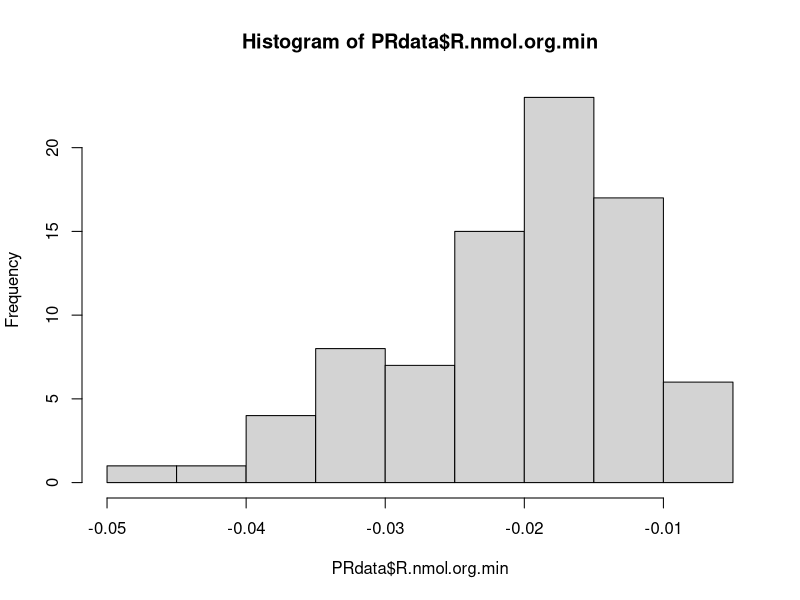
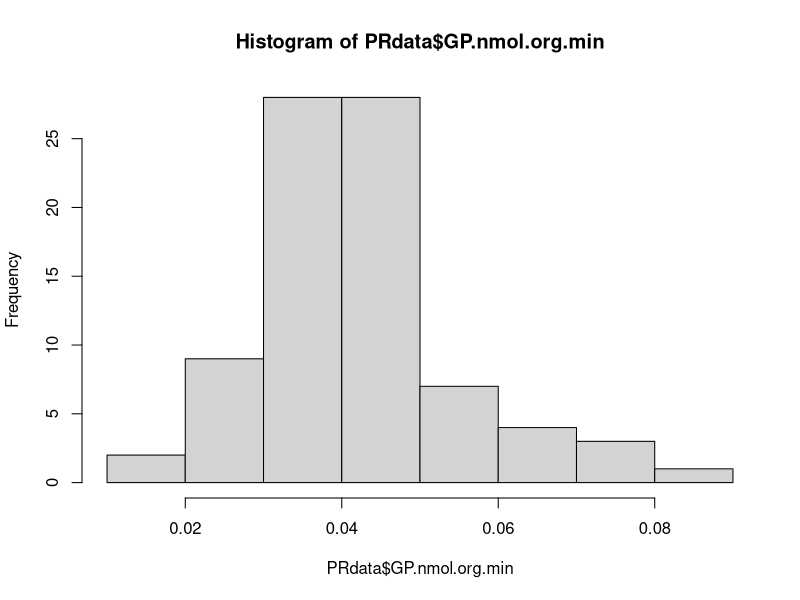
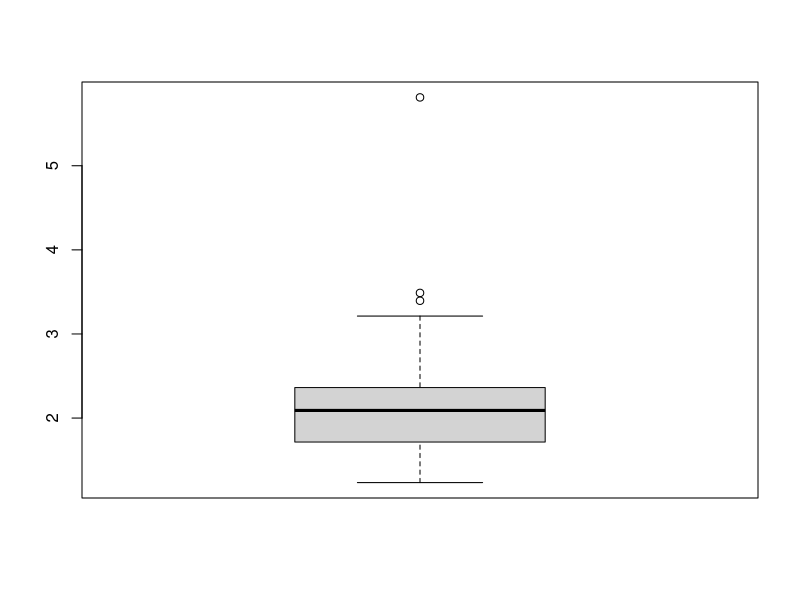
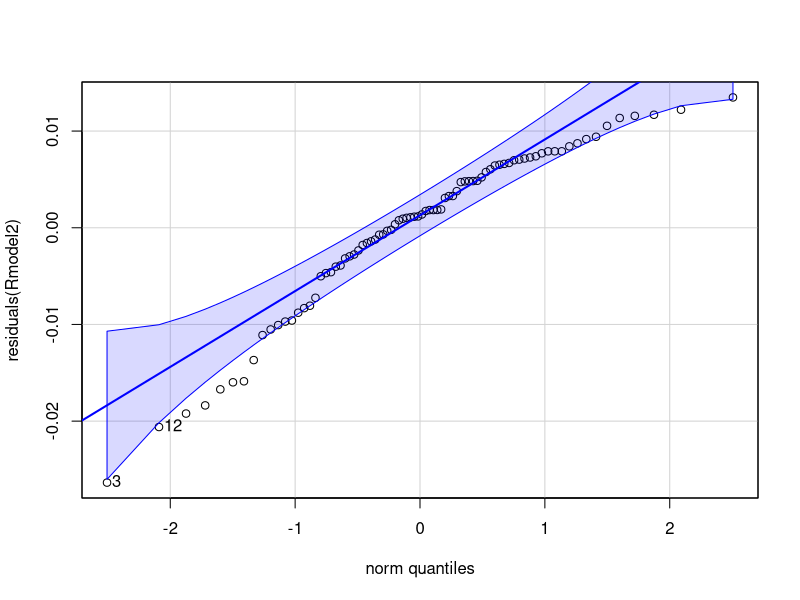
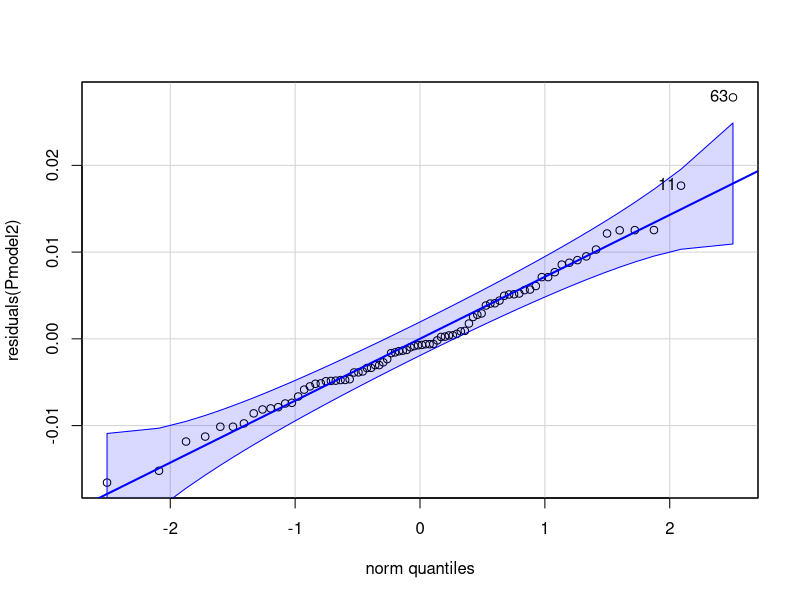
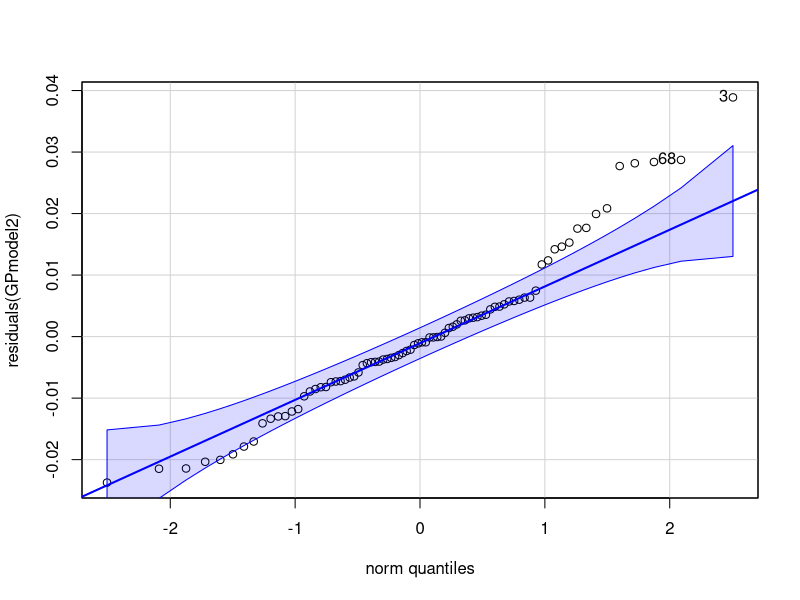
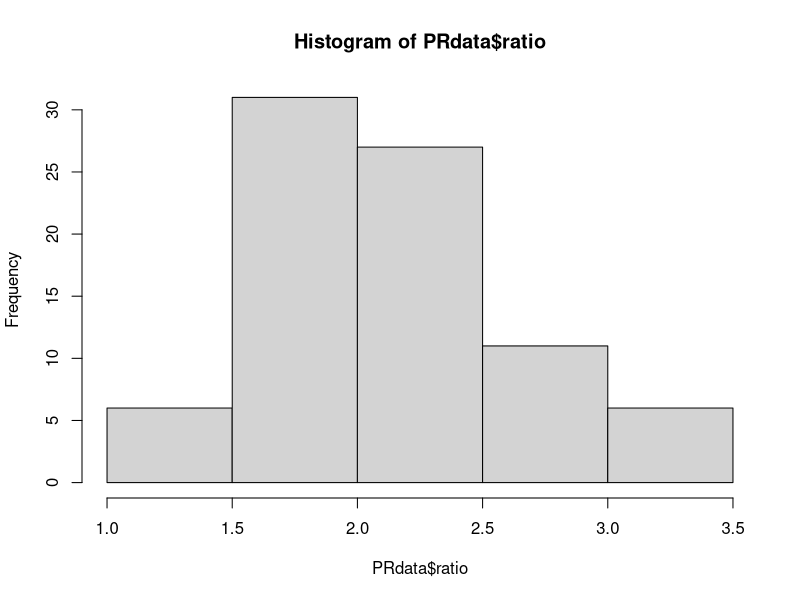
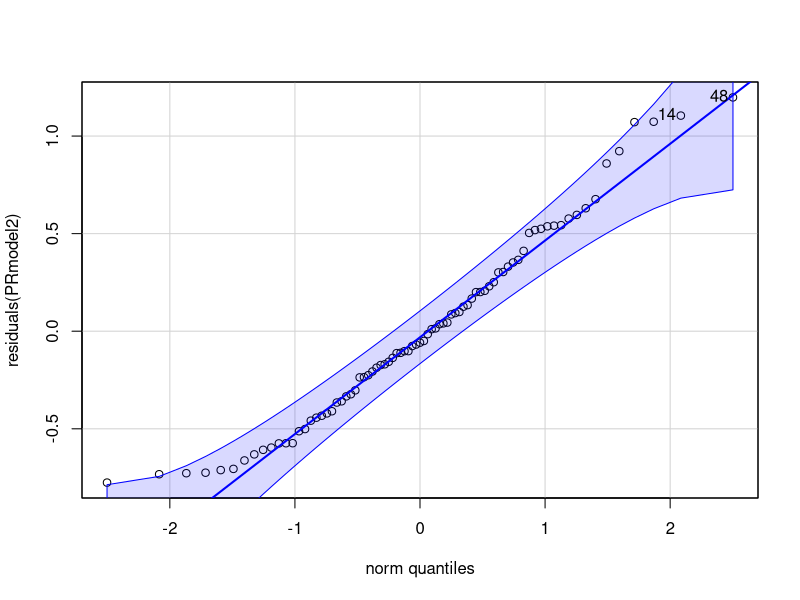

The R script that drew these images, in order:
## ---- chunk 1
knitr::opts_chunk$set(echo = TRUE, warning = FALSE, message = FALSE)
## ---- chunk 2
## install packages if you dont already have them in your library
if ("tidyverse" %in% rownames(installed.packages()) == 'FALSE') install.packages('tidyverse') 
if ("car" %in% rownames(installed.packages()) == 'FALSE') install.packages('car') 
if ("lme4" %in% rownames(installed.packages()) == 'FALSE') install.packages('lme4') 
if ("lmerTest" %in% rownames(installed.packages()) == 'FALSE') install.packages('lmerTest') 
if ("scales" %in% rownames(installed.packages()) == 'FALSE') install.packages('scales') 
if ("cowplot" %in% rownames(installed.packages()) == 'FALSE') install.packages('cowplot') 
if ("ggplot2" %in% rownames(installed.packages()) == 'FALSE') install.packages('ggplot2') 
if ("effects" %in% rownames(installed.packages()) == 'FALSE') install.packages('effects') 
if ("emmeans" %in% rownames(installed.packages()) == 'FALSE') install.packages('emmeans') 
if ("multcomp" %in% rownames(installed.packages()) == 'FALSE') install.packages('multcomp') 

#load packages
library("ggplot2")
library("tidyverse")
library('car')
library('lme4')
library('lmerTest')
library('scales')
library('cowplot')
library('effects')
library('emmeans')
library('multcomp')
## ---- chunk 3
PRdata<-read.csv("Mcap2021/Output/Respiration/oxygen_P_R_calc.csv") #load data
## ---- chunk 4
#remove all rows of wells that did not have samples or blanks
PRdata<-PRdata[!is.na(PRdata$Type),]

#format columns
PRdata$Temperature<-as.factor(PRdata$Temperature)
PRdata$Plate<-as.factor(PRdata$Plate)
PRdata$Run<-as.factor(PRdata$Run)
## ---- chunk 5
hist(PRdata$R.nmol.org.min)

hist(PRdata$GP.nmol.org.min)
## ---- chunk 6
PRdata<-PRdata%>%
  mutate(R.nmol.org.min=if_else(R.nmol.org.min>=0, 0, R.nmol.org.min))%>%
  mutate(GP.nmol.org.min=if_else(GP.nmol.org.min<=0, 0, GP.nmol.org.min))%>%
  mutate(P.nmol.org.min=if_else(P.nmol.org.min<=0, 0, P.nmol.org.min))
## ---- chunk 7
PRdata$ratio<-PRdata$GP.nmol.org.min/(PRdata$R.nmol.org.min*-1) #calculate ratio with positive values
boxplot(PRdata$ratio)
## ---- chunk 8
PRdata<-PRdata%>%
  mutate(ratio=if_else(ratio>4, NA, ratio))%>%
  mutate(ratio=if_else(ratio<0.1, NA, ratio))
## ---- chunk 9
Rmodel2<-PRdata%>%
  filter(!is.na(R.nmol.org.min))%>%
  
  aov(R.nmol.org.min~Treatment*Temperature, data=.)

summary(Rmodel2)
## ---- chunk 10
qqPlot(residuals(Rmodel2))

PRdata%>%
  filter(!is.na(R.nmol.org.min))%>%

  leveneTest(residuals(Rmodel2)~Treatment*Temperature, data=.)
## ---- chunk 11
Pmodel2<-PRdata%>%
  filter(!is.na(P.nmol.org.min))%>%
  
  aov(P.nmol.org.min~Treatment*Temperature, data=.)

summary(Pmodel2)
## ---- chunk 12
qqPlot(residuals(Pmodel2))

PRdata%>%
  filter(!is.na(P.nmol.org.min))%>%
  
  leveneTest(residuals(Pmodel2)~Treatment*Temperature, data=.)
## ---- chunk 13
GPmodel2<-PRdata%>%
  filter(!is.na(GP.nmol.org.min))%>%
  
  aov(GP.nmol.org.min~Treatment*Temperature, data=.)

summary(GPmodel2)
## ---- chunk 14
qqPlot(residuals(GPmodel2))

PRdata%>%
  filter(!is.na(GP.nmol.org.min))%>%
  
  leveneTest(residuals(GPmodel2)~Treatment*Temperature, data=.)
## ---- chunk 15
hist(PRdata$ratio)
## ---- chunk 16
PRmodel2<-PRdata%>%
  filter(!is.na(ratio))%>%
  
  aov(ratio~Treatment*Temperature, data=.)

summary(PRmodel2)
## ---- chunk 17
qqPlot(residuals(PRmodel2))

PRdata%>%
  filter(!is.na(ratio))%>%
  
  leveneTest(residuals(PRmodel2)~Treatment*Temperature, data=.)
## ---- chunk 18
summary<-PRdata%>%
  group_by(Temperature, Treatment)%>%
  summarise(N=length(R.nmol.org.min),
            Mean_R=mean(R.nmol.org.min*-1, na.rm=TRUE), 
            SE_R=sd(R.nmol.org.min, na.rm=TRUE)/sqrt(length(R.nmol.org.min)),
            Mean_P=mean(P.nmol.org.min, na.rm=TRUE), 
            SE_P=sd(P.nmol.org.min, na.rm=TRUE)/sqrt(length(P.nmol.org.min)),
            Mean_GP=mean(GP.nmol.org.min, na.rm=TRUE), 
            SE_GP=sd(GP.nmol.org.min, na.rm=TRUE)/sqrt(length(GP.nmol.org.min)),
            Mean_PR=mean(ratio, na.rm=TRUE), 
            SE_PR=sd(ratio, na.rm=TRUE)/sqrt(length(ratio)))

summary%>%
  write_csv(., "Mcap2021/Output/Respiration/mean_respiration.csv")
## ---- chunk 19
size<-read_csv("Mcap2021/Output/mean_size.csv")
## ---- chunk 20
PRdata$volume.mm3<-size$mean.vol.mm3[match(PRdata$Treatment, size$treatment)]

PRdata<-PRdata%>%
  mutate(R.nmol.mm3.min=R.nmol.org.min/volume.mm3)%>%
  mutate(P.nmol.mm3.min=P.nmol.org.min/volume.mm3)%>%
  mutate(GP.nmol.mm3.min=GP.nmol.org.min/volume.mm3)%>%
  mutate(ratio.size=GP.nmol.mm3.min/(R.nmol.mm3.min*-1))
## ---- chunk 21
PRdata<-PRdata%>%
  mutate(ratio.size=if_else(ratio.size>4, NA, ratio.size))%>%
  mutate(ratio.size=if_else(ratio.size<0.1, NA, ratio.size))
## ---- chunk 22
Rmodel2<-PRdata%>%
  filter(!is.na(R.nmol.mm3.min))%>%
  aov(R.nmol.mm3.min~Treatment*Temperature, data=.)

summary(Rmodel2)
## ---- chunk 23
PRdata%>%
  group_by(Treatment)%>%
  summarise(mean(R.nmol.mm3.min*-1, na.rm=TRUE))%>%
  rename(mean=`mean(R.nmol.mm3.min * -1, na.rm = TRUE)`)%>%
  pivot_wider(names_from=Treatment, values_from=mean)%>%
  mutate(perc_difference=((High-Ambient)/Ambient)*100)


## ---- chunk 24
qqPlot(residuals(Rmodel2))
leveneTest(residuals(Rmodel2)~Treatment*Temperature, data=PRdata)
## ---- chunk 25
Pmodel2<-aov(P.nmol.mm3.min~Treatment*Temperature, data=PRdata)
summary(Pmodel2)
## ---- chunk 26
qqPlot(residuals(Pmodel2))
leveneTest(residuals(Pmodel2)~Treatment*Temperature, data=PRdata)
## ---- chunk 27
GPmodel2<-aov(GP.nmol.mm3.min~Treatment*Temperature, data=PRdata)
summary(GPmodel2)
## ---- chunk 28
qqPlot(residuals(GPmodel2))
leveneTest(residuals(GPmodel2)~Treatment*Temperature, data=PRdata)
## ---- chunk 29
PRmodel2<-PRdata%>%
  filter(!is.na(ratio.size))%>%
  
  aov(ratio.size~Treatment*Temperature, data=.)

summary(PRmodel2)
## ---- chunk 30
qqPlot(residuals(PRmodel2))

PRdata%>%
  filter(!is.na(ratio.size))%>%
  leveneTest(residuals(PRmodel2)~Treatment*Temperature, data=.)
## ---- chunk 31
summary<-PRdata%>%
  group_by(Temperature, Treatment)%>%
  summarise(N=length(R.nmol.org.min),
            Mean_R=mean(R.nmol.org.min*-1, na.rm=TRUE), 
            SE_R=sd(R.nmol.org.min, na.rm=TRUE)/sqrt(length(R.nmol.org.min)),
            Mean_P=mean(P.nmol.org.min, na.rm=TRUE), 
            SE_P=sd(P.nmol.org.min, na.rm=TRUE)/sqrt(length(P.nmol.org.min)),
            Mean_GP=mean(GP.nmol.org.min, na.rm=TRUE), 
            SE_GP=sd(GP.nmol.org.min, na.rm=TRUE)/sqrt(length(GP.nmol.org.min)),
            Mean_PR=mean(ratio, na.rm=TRUE), 
            SE_PR=sd(ratio, na.rm=TRUE)/sqrt(length(ratio)))

summary%>%
  write_csv(., "Mcap2021/Output/Respiration/mean_respiration.csv")
## ---- chunk 32
r_plot<-PRdata %>%
    group_by(Treatment, Temperature)%>%
    dplyr::summarise(mean=mean(R.nmol.org.min), sd=sd(R.nmol.org.min), N=length(R.nmol.org.min), se=sd/sqrt(N))%>%
    ggplot(., aes(x = as.factor(Temperature), y = mean*-1, group=interaction(Treatment, Temperature))) +
    #geom_hline(yintercept=0, linetype="dashed", color="black", size=0.75)+
    geom_line(position=position_dodge(0.2), size=1.3, aes(color=Treatment, group=Treatment)) +
    geom_point(aes(fill=Treatment, group=interaction(Treatment, Temperature)), pch = 21, size=6, position = position_dodge(0.2)) + 
    geom_errorbar(aes(ymin=(mean*-1)-se, ymax=(mean*-1)+se, group=interaction(Treatment, Temperature)), width=0, linetype="solid", position=position_dodge(0.2), size=1.3, color="black")+
    xlab("Temperature") + 
    scale_fill_manual(name="Rearing Treatment", values=c("blue","red"))+
    scale_color_manual(name="Rearing Treatment", values=c("blue","red"))+
    ylab(expression(bold(paste("R (nmol ", O[2], " larva"^-1, "min"^-1, ")")))) +
    #scale_y_continuous(limits=c(0.5, -0.005), labels = scales::number_format(accuracy = 0.01, decimal.mark = '.'))+
    ylim(0, 0.05)+
    geom_text(x=1.5, y=0.007, label="Treatment p=0.782", color="darkgray", size=6)+
    geom_text(x=1.5, y=0.01, label="Temperature p=0.129", color="darkgray", size=6)+
    geom_text(x=1.5, y=0.004, label="Interaction p=0.614", color="darkgray", size=6)+
    theme_classic() + 
    theme(
      legend.position="none",
      axis.title=element_text(face="bold", size=16),
      axis.text=element_text(size=12, color="black"), 
      legend.title=element_text(face="bold", size=14), 
      legend.text=element_text(size=12)
      ); r_plot

## ---- chunk 33
r_plot_2<-PRdata %>%
    group_by(Treatment, Temperature)%>%
    ggplot(., aes(x = as.factor(Temperature), y = (-1*R.nmol.org.min), group=interaction(Treatment, Temperature))) +
    #geom_hline(yintercept=0, linetype="dashed", color="black", size=0.75)+
    geom_boxplot(aes(color=Treatment, group=interaction(Treatment, Temperature)), outlier.size = 0, position = position_dodge(0.85), lwd=1) +
    geom_point(aes(fill=Treatment, group=interaction(Treatment, Temperature)), pch = 21, size=4, position = position_jitterdodge(0.3)) + 
    xlab("Temperature") + 
    scale_fill_manual(name="Rearing Treatment", values=c("blue","red"))+
    scale_color_manual(name="Rearing Treatment", values=c("blue","red"))+
    ylab(expression(bold(paste("R (nmol ", O[2], " larva"^-1, "min"^-1, ")")))) +
  
  #geom_label(aes(label=paste(Run, Chamber.ID)), position=position_dodge(0.3))+
  
    #scale_y_continuous(limits=c(-0.03, 0.005), labels = scales::number_format(accuracy = 0.01, decimal.mark = '.'))+
    theme_classic() + 
    theme(
      legend.position="none",
      axis.title=element_text(face="bold", size=16),
      axis.text=element_text(size=12, color="black"), 
      legend.title=element_text(face="bold", size=14), 
      legend.text=element_text(size=12)
      ); r_plot_2
## ---- chunk 34
p_plot<-PRdata %>%
    dplyr::group_by(Treatment, Temperature)%>%
    dplyr::summarise(mean=mean(P.nmol.org.min), sd=sd(P.nmol.org.min), N=length(P.nmol.org.min), se=sd/sqrt(N))%>%
    ggplot(., aes(x = as.factor(Temperature), y = mean, group=interaction(Treatment, Temperature))) +
    #geom_hline(yintercept=0, linetype="dashed", color="black", size=0.75)+
    geom_line(position=position_dodge(0.2), size=1.3, aes(color=Treatment, group=Treatment)) +
    geom_point(aes(fill=Treatment, group=interaction(Treatment, Temperature)), pch = 21, size=6, position = position_dodge(0.2)) + 
    geom_errorbar(aes(ymin=mean-se, ymax=mean+se, group=interaction(Treatment, Temperature)), width=0, linetype="solid", position=position_dodge(0.2), size=1.3, color="black")+
    xlab("Temperature") + 
    scale_fill_manual(name="Rearing Treatment", values=c("blue","red"))+
    scale_color_manual(name="Rearing Treatment", values=c("blue","red"))+
    ylab(expression(bold(paste("Net P (nmol ", O[2], " larva"^-1, "min"^-1, ")")))) +
    geom_text(x=1.5, y=0.007, label="Treatment p=0.097", color="darkgray", size=6)+
    geom_text(x=1.5, y=0.01, label="Temperature p=0.339", color="darkgray", size=6)+
    geom_text(x=1.5, y=0.004, label="Interaction p=0.678", color="darkgray", size=6)+
    ylim(0, 0.05) +
    theme_classic() + 
    theme(
      legend.position="none",
      axis.title=element_text(face="bold", size=16),
      axis.text=element_text(size=12, color="black"), 
      legend.title=element_text(face="bold", size=14), 
      legend.text=element_text(size=12)
      ); p_plot

## ---- chunk 35
p_plot_2<-PRdata %>%
    group_by(Treatment, Temperature)%>%
    ggplot(., aes(x = as.factor(Temperature), y = P.nmol.org.min, group=interaction(Treatment, Temperature))) +
    #geom_hline(yintercept=0, linetype="dashed", color="black", size=0.75)+
    geom_boxplot(aes(color=Treatment, group=interaction(Treatment, Temperature)), outlier.size = 0, position = position_dodge(0.85), lwd=1) +
    geom_point(aes(fill=Treatment, group=interaction(Treatment, Temperature)), pch = 21, size=4, position = position_jitterdodge(0.3)) + 
    xlab("Temperature") + 
    scale_fill_manual(name="Rearing Treatment", values=c("blue","red"))+
    scale_color_manual(name="Rearing Treatment", values=c("blue","red"))+
    ylab(expression(bold(paste("Net P (nmol ", O[2], " larva"^-1, "min"^-1, ")")))) +
    #scale_y_continuous(limits=c(-0.03, 0.005), labels = scales::number_format(accuracy = 0.01, decimal.mark = '.'))+
    theme_classic() + 
    theme(
      legend.position="none",
      axis.title=element_text(face="bold", size=16),
      axis.text=element_text(size=12, color="black"), 
      legend.title=element_text(face="bold", size=14), 
      legend.text=element_text(size=12)
      ); p_plot_2
## ---- chunk 36
gp_plot<-PRdata %>%
    dplyr::group_by(Treatment, Temperature)%>%
    dplyr::summarise(mean=mean(GP.nmol.org.min), sd=sd(GP.nmol.org.min), N=length(GP.nmol.org.min), se=sd/sqrt(N))%>%
    ggplot(., aes(x = as.factor(Temperature), y = mean, group=interaction(Treatment, Temperature))) +
    #geom_hline(yintercept=0, linetype="dashed", color="black", size=0.75)+
    geom_line(position=position_dodge(0.2), size=1.3, aes(color=Treatment, group=Treatment)) +
    geom_point(aes(fill=Treatment, group=interaction(Treatment, Temperature)), pch = 21, size=6, position = position_dodge(0.2)) + 
    geom_errorbar(aes(ymin=mean-se, ymax=mean+se, group=interaction(Treatment, Temperature)), width=0, linetype="solid", position=position_dodge(0.2), size=1.3, color="black")+
    xlab("Temperature") + 
    scale_fill_manual(name="Rearing Treatment", values=c("blue","red"))+
    scale_color_manual(name="Rearing Treatment", values=c("blue","red"))+
    ylab(expression(bold(paste("Gross P (nmol ", O[2], " larva"^-1, "min"^-1, ")")))) +
    ylim(0, 0.05) +
    geom_text(x=1.5, y=0.007, label="Treatment p=0.348", color="darkgray", size=6)+
    geom_text(x=1.5, y=0.01, label="Temperature p=0.093", color="darkgray", size=6)+
    geom_text(x=1.5, y=0.004, label="Interaction p=0.479", color="darkgray", size=6)+
    theme_classic() + 
    theme(
      legend.position="none",
      axis.title=element_text(face="bold", size=16),
      axis.text=element_text(size=12, color="black"), 
      legend.title=element_text(face="bold", size=14), 
      legend.text=element_text(size=12)
      ); gp_plot

## ---- chunk 37

gp_plot_2<-PRdata %>%
    group_by(Treatment, Temperature)%>%
    ggplot(., aes(x = as.factor(Temperature), y = GP.nmol.org.min, group=interaction(Treatment, Temperature))) +
    #geom_hline(yintercept=0, linetype="dashed", color="black", size=0.75)+
    geom_boxplot(aes(color=Treatment, group=interaction(Treatment, Temperature)), outlier.size = 0, position = position_dodge(0.85), lwd=1) +
    geom_point(aes(fill=Treatment, group=interaction(Treatment, Temperature)), pch = 21, size=4, position = position_jitterdodge(0.3)) + 
    xlab("Temperature") + 
    scale_fill_manual(name="Rearing Treatment", values=c("blue","red"))+
    scale_color_manual(name="Rearing Treatment", values=c("blue","red"))+
    ylab(expression(bold(paste("Gross P (nmol ", O[2], " larva"^-1, "min"^-1, ")")))) +
    #scale_y_continuous(limits=c(-0.03, 0.005), labels = scales::number_format(accuracy = 0.01, decimal.mark = '.'))+
    theme_classic() + 
    theme(
      legend.position="none",
      axis.title=element_text(face="bold", size=16),
      axis.text=element_text(size=12, color="black"), 
      legend.title=element_text(face="bold", size=14), 
      legend.text=element_text(size=12)
      ); gp_plot_2
## ---- chunk 38
pr_plot<-PRdata %>%
  
    dplyr::group_by(Treatment, Temperature)%>%
    dplyr::summarise(mean=mean(ratio, na.rm=TRUE), sd=sd(ratio, na.rm=TRUE), N=length(ratio), se=sd/sqrt(N))%>%
    ggplot(., aes(x = as.factor(Temperature), y = mean, group=interaction(Treatment, Temperature))) +
    #geom_hline(yintercept=1, linetype="dashed", color="black", size=0.75)+
    geom_line(position=position_dodge(0.2), size=1.3, aes(color=Treatment, group=Treatment)) +
    geom_point(aes(fill=Treatment, group=interaction(Treatment, Temperature)), pch = 21, size=6, position = position_dodge(0.2)) + 
    geom_errorbar(aes(ymin=mean-se, ymax=mean+se, group=interaction(Treatment, Temperature)), width=0, linetype="solid", position=position_dodge(0.2), size=1.3, color="black")+
    xlab("Temperature") + 
    scale_fill_manual(name="Rearing Treatment", values=c("blue","red"))+
    scale_color_manual(name="Rearing Treatment", values=c("blue","red"))+
    ylab(expression(bold(paste("P:R")))) +
    #scale_y_continuous(limits=c(0.8, 3), labels = scales::number_format(accuracy = 0.01, decimal.mark = '.'))+
    ylim(1, 3) +
    geom_text(x=1.5, y=1.28, label="Treatment p=0.054", color="darkgray", size=6)+
    geom_text(x=1.5, y=1.4, label="Temperature p=0.484", color="darkgray", size=6)+
    geom_text(x=1.5, y=1.15, label="Interaction p=0.926", color="darkgray", size=6)+
    theme_classic() + 
    theme(
      legend.position="right",
      axis.title=element_text(face="bold", size=16),
      axis.text=element_text(size=12, color="black"), 
      legend.title=element_text(face="bold", size=14), 
      legend.text=element_text(size=14)
      ); pr_plot

## ---- chunk 39

pr_plot_2<-PRdata %>%

    group_by(Treatment, Temperature)%>%
    ggplot(., aes(x = as.factor(Temperature), y = ratio, group=interaction(Treatment, Temperature))) +
    #geom_hline(yintercept=0, linetype="dashed", color="black", size=0.75)+
    geom_boxplot(aes(color=Treatment, group=interaction(Treatment, Temperature)), outlier.size = 0, position = position_dodge(0.85), lwd=1) +
    geom_point(aes(fill=Treatment, group=interaction(Treatment, Temperature)), pch = 21, size=4, position = position_jitterdodge(0.3)) + 
    xlab("Temperature") + 
    scale_fill_manual(name="Rearing Treatment", values=c("blue","red"))+
    scale_color_manual(name="Rearing Treatment", values=c("blue","red"))+
    ylab(expression(bold(paste("P:R")))) +
    #scale_y_continuous(limits=c(-0.03, 0.005), labels = scales::number_format(accuracy = 0.01, decimal.mark = '.'))+
    theme_classic() + 
    theme(
      legend.position="right",
      axis.title=element_text(face="bold", size=16),
      axis.text=element_text(size=12, color="black"), 
      legend.title=element_text(face="bold", size=14), 
      legend.text=element_text(size=12)
      ); pr_plot_2

## ---- chunk 40
full_fig<-plot_grid(r_plot, p_plot, gp_plot, pr_plot, ncol=4, nrow=1, rel_heights= c(1,1,1,1), rel_widths = c(1,1,1,1.4), label_y=1, align="h", labels=c("A", "B", "C", "D"), label_size=18)

ggsave(filename="Mcap2021/Figures/Respiration/respirometry_fig.png", plot=full_fig, dpi=500, width=18, height=6, units="in")
## ---- chunk 41
r_plot_size<-PRdata %>%
    group_by(Treatment, Temperature)%>%
    dplyr::summarise(mean=mean(R.nmol.mm3.min, na.rm=TRUE), sd=sd(R.nmol.mm3.min, na.rm=TRUE), N=length(R.nmol.mm3.min), se=sd/sqrt(N))%>%
    ggplot(., aes(x = as.factor(Temperature), y = (-1*mean), group=interaction(Treatment, Temperature))) +
    #geom_hline(yintercept=0, linetype="dashed", color="black", size=0.75)+
    geom_line(position=position_dodge(0.2), size=1.3, aes(color=Treatment, group=Treatment)) +
    geom_point(aes(fill=Treatment, group=interaction(Treatment, Temperature)), pch = 21, size=6, position = position_dodge(0.2)) + 
    geom_errorbar(aes(ymin=(-1*mean)-se, ymax=(-1*mean)+se, group=interaction(Treatment, Temperature)), width=0, linetype="solid", position=position_dodge(0.2), size=1.3, color="black")+
    xlab("Temperature") + 
    scale_fill_manual(name="Rearing Treatment", values=c("blue","red"))+
    scale_color_manual(name="Rearing Treatment", values=c("blue","red"))+
    ylab(expression(bold(paste("R (nmol ", O[2], " mm"^-3, "min"^-1, ")")))) +
    #scale_y_continuous(limits=c(0.5, -0.005), labels = scales::number_format(accuracy = 0.01, decimal.mark = '.'))+
    ylim(0, 0.95)+
    geom_text(x=1.5, y=0.10, label="Treatment p=0.034", color="black", size=6)+
    geom_text(x=1.5, y=0.00, label="Temperature p=0.120", color="darkgray", size=6)+
    geom_text(x=1.5, y=0.05, label="Interaction p=0.519", color="darkgray", size=6)+
    theme_classic() + 
    theme(
      legend.position="none",
      axis.title=element_text(face="bold", size=16),
      axis.text=element_text(size=12, color="black"), 
      legend.title=element_text(face="bold", size=14), 
      legend.text=element_text(size=12)
      ); r_plot_size

## ---- chunk 42
r_plot_size_2<-PRdata %>%
    group_by(Treatment, Temperature)%>%
    ggplot(., aes(x = as.factor(Temperature), y = abs(R.nmol.mm3.min), group=interaction(Treatment, Temperature))) +
    #geom_hline(yintercept=0, linetype="dashed", color="black", size=0.75)+
    geom_boxplot(aes(color=Treatment, group=interaction(Treatment, Temperature)), outlier.size = 0, position = position_dodge(0.85), lwd=1) +
    geom_point(aes(fill=Treatment, group=interaction(Treatment, Temperature)), pch = 21, size=4, position = position_jitterdodge(0.3)) + 
    xlab("Temperature") + 
    scale_fill_manual(name="Rearing Treatment", values=c("blue","red"))+
    scale_color_manual(name="Rearing Treatment", values=c("blue","red"))+
    ylab(expression(bold(paste("R (nmol ", O[2], " mm"^-3, "min"^-1, ")")))) +
    #scale_y_continuous(limits=c(-0.03, 0.005), labels = scales::number_format(accuracy = 0.01, decimal.mark = '.'))+
    #geom_label(aes(label=paste(Run, Chamber.ID)), position=position_dodge(0.3))+
    theme_classic() + 
    theme(
      legend.position="none",
      axis.title=element_text(face="bold", size=16),
      axis.text=element_text(size=12, color="black"), 
      legend.title=element_text(face="bold", size=14), 
      legend.text=element_text(size=12)
      ); r_plot_size_2
## ---- chunk 43
p_plot_size<-PRdata %>%
    dplyr::group_by(Treatment, Temperature)%>%
    dplyr::summarise(mean=mean(P.nmol.mm3.min), sd=sd(P.nmol.mm3.min), N=length(P.nmol.mm3.min), se=sd/sqrt(N))%>%
    ggplot(., aes(x = as.factor(Temperature), y = mean, group=interaction(Treatment, Temperature))) +
    #geom_hline(yintercept=0, linetype="dashed", color="black", size=0.75)+
    geom_line(position=position_dodge(0.2), size=1.3, aes(color=Treatment, group=Treatment)) +
    geom_point(aes(fill=Treatment, group=interaction(Treatment, Temperature)), pch = 21, size=6, position = position_dodge(0.2)) + 
    geom_errorbar(aes(ymin=mean-se, ymax=mean+se, group=interaction(Treatment, Temperature)), width=0, linetype="solid", position=position_dodge(0.2), size=1.3, color="black")+
    xlab("Temperature") + 
    scale_fill_manual(name="Rearing Treatment", values=c("blue","red"))+
    scale_color_manual(name="Rearing Treatment", values=c("blue","red"))+
    ylab(expression(bold(paste("Net P (nmol ", O[2], " mm"^-3, "min"^-1, ")")))) +
    geom_text(x=1.5, y=0.1, label="Treatment p=0.620", color="darkgray", size=6)+
    geom_text(x=1.5, y=0.00, label="Temperature p=0.334", color="darkgray", size=6)+
    geom_text(x=1.5, y=0.05, label="Interaction p=0.625", color="darkgray", size=6)+
    ylim(0, 0.95) +
    theme_classic() + 
    theme(
      legend.position="none",
      axis.title=element_text(face="bold", size=16),
      axis.text=element_text(size=12, color="black"), 
      legend.title=element_text(face="bold", size=14), 
      legend.text=element_text(size=12)
      ); p_plot_size

## ---- chunk 44
p_plot_size_2<-PRdata %>%
    group_by(Treatment, Temperature)%>%
    ggplot(., aes(x = as.factor(Temperature), y = P.nmol.mm3.min, group=interaction(Treatment, Temperature))) +
    #geom_hline(yintercept=0, linetype="dashed", color="black", size=0.75)+
    geom_boxplot(aes(color=Treatment, group=interaction(Treatment, Temperature)), outlier.size = 0, position = position_dodge(0.85), lwd=1) +
    geom_point(aes(fill=Treatment, group=interaction(Treatment, Temperature)), pch = 21, size=4, position = position_jitterdodge(0.3)) + 
    xlab("Temperature") + 
    scale_fill_manual(name="Rearing Treatment", values=c("blue","red"))+
    scale_color_manual(name="Rearing Treatment", values=c("blue","red"))+
    ylab(expression(bold(paste("Net P (nmol ", O[2], " mm"^-3, "min"^-1, ")")))) +
    #scale_y_continuous(limits=c(-0.03, 0.005), labels = scales::number_format(accuracy = 0.01, decimal.mark = '.'))+
    theme_classic() + 
    theme(
      legend.position="none",
      axis.title=element_text(face="bold", size=16),
      axis.text=element_text(size=12, color="black"), 
      legend.title=element_text(face="bold", size=14), 
      legend.text=element_text(size=12)
      ); p_plot_size_2
## ---- chunk 45
gp_size_plot<-PRdata %>%
    dplyr::group_by(Treatment, Temperature)%>%
    dplyr::summarise(mean=mean(GP.nmol.mm3.min), sd=sd(GP.nmol.mm3.min), N=length(GP.nmol.mm3.min), se=sd/sqrt(N))%>%
    ggplot(., aes(x = as.factor(Temperature), y = mean, group=interaction(Treatment, Temperature))) +
    #geom_hline(yintercept=0, linetype="dashed", color="black", size=0.75)+
    geom_line(position=position_dodge(0.2), size=1.3, aes(color=Treatment, group=Treatment)) +
    geom_point(aes(fill=Treatment, group=interaction(Treatment, Temperature)), pch = 21, size=6, position = position_dodge(0.2)) + 
    geom_errorbar(aes(ymin=mean-se, ymax=mean+se, group=interaction(Treatment, Temperature)), width=0, linetype="solid", position=position_dodge(0.2), size=1.3, color="black")+
    xlab("Temperature") + 
    scale_fill_manual(name="Rearing Treatment", values=c("blue","red"))+
    scale_color_manual(name="Rearing Treatment", values=c("blue","red"))+
    ylab(expression(bold(paste("Gross P (nmol ", O[2], " mm"^-3, "min"^-1, ")")))) +
    ylim(0, 2) +
    geom_text(x=1.5, y=0.24, label="Treatment p=0.133", color="darkgray", size=6)+
    geom_text(x=1.5, y=0.0, label="Temperature p=0.089", color="darkgray", size=6)+
    geom_text(x=1.5, y=0.12, label="Interaction p=0.398", color="darkgray", size=6)+
    theme_classic() + 
    theme(
      legend.position="none",
      axis.title=element_text(face="bold", size=16),
      axis.text=element_text(size=12, color="black"), 
      legend.title=element_text(face="bold", size=14), 
      legend.text=element_text(size=12)
      ); gp_size_plot

## ---- chunk 46
gp_plot_size_2<-PRdata %>%
    group_by(Treatment, Temperature)%>%
    ggplot(., aes(x = as.factor(Temperature), y = GP.nmol.mm3.min, group=interaction(Treatment, Temperature))) +
    #geom_hline(yintercept=0, linetype="dashed", color="black", size=0.75)+
    geom_boxplot(aes(color=Treatment, group=interaction(Treatment, Temperature)), outlier.size = 0, position = position_dodge(0.85), lwd=1) +
    geom_point(aes(fill=Treatment, group=interaction(Treatment, Temperature)), pch = 21, size=4, position = position_jitterdodge(0.3)) + 
    xlab("Temperature") + 
    scale_fill_manual(name="Rearing Treatment", values=c("blue","red"))+
    scale_color_manual(name="Rearing Treatment", values=c("blue","red"))+
    ylab(expression(bold(paste("Gross P (nmol ", O[2], " mm"^-3, "min"^-1, ")")))) +
    #scale_y_continuous(limits=c(-0.03, 0.005), labels = scales::number_format(accuracy = 0.01, decimal.mark = '.'))+
    theme_classic() + 
    theme(
      legend.position="none",
      axis.title=element_text(face="bold", size=16),
      axis.text=element_text(size=12, color="black"), 
      legend.title=element_text(face="bold", size=14), 
      legend.text=element_text(size=12)
      ); gp_plot_size_2
## ---- chunk 47
pr_size_plot<-PRdata %>%

    dplyr::group_by(Treatment, Temperature)%>%
    dplyr::summarise(mean=mean(ratio.size, na.rm=TRUE), sd=sd(ratio.size, na.rm=TRUE), N=length(ratio.size), se=sd/sqrt(N))%>%
    ggplot(., aes(x = as.factor(Temperature), y = mean, group=interaction(Treatment, Temperature))) +
    #geom_hline(yintercept=1, linetype="dashed", color="black", size=0.75)+
    geom_line(position=position_dodge(0.2), size=1.3, aes(color=Treatment, group=Treatment)) +
    geom_point(aes(fill=Treatment, group=interaction(Treatment, Temperature)), pch = 21, size=6, position = position_dodge(0.2)) + 
    geom_errorbar(aes(ymin=mean-se, ymax=mean+se, group=interaction(Treatment, Temperature)), width=0, linetype="solid", position=position_dodge(0.2), size=1.3, color="black")+
    xlab("Temperature") + 
    scale_fill_manual(name="Rearing Treatment", values=c("blue","red"))+
    scale_color_manual(name="Rearing Treatment", values=c("blue","red"))+
    ylab(expression(bold(paste("P:R")))) +
    #scale_y_continuous(limits=c(0.8, 3), labels = scales::number_format(accuracy = 0.01, decimal.mark = '.'))+
    ylim(1, 2.8) +
    geom_text(x=1.5, y=1.1, label="Treatment p=0.054", color="darkgray", size=6)+
    geom_text(x=1.5, y=1.2, label="Temperature p=0.484", color="darkgray", size=6)+
    geom_text(x=1.5, y=1, label="Interaction p=0.926", color="darkgray", size=6)+
    theme_classic() + 
    theme(
      legend.position="right",
      axis.title=element_text(face="bold", size=16),
      axis.text=element_text(size=12, color="black"), 
      legend.title=element_text(face="bold", size=14), 
      legend.text=element_text(size=14)
      ); pr_size_plot

## ---- chunk 48
pr_plot_size_2<-PRdata %>%

    group_by(Treatment, Temperature)%>%
    ggplot(., aes(x = as.factor(Temperature), y = ratio.size, group=interaction(Treatment, Temperature))) +
    #geom_hline(yintercept=0, linetype="dashed", color="black", size=0.75)+
    geom_boxplot(aes(color=Treatment, group=interaction(Treatment, Temperature)), outlier.size = 0, position = position_dodge(0.85), lwd=1) +
    geom_point(aes(fill=Treatment, group=interaction(Treatment, Temperature)), pch = 21, size=4, position = position_jitterdodge(0.3)) + 
    xlab("Temperature") + 
    scale_fill_manual(name="Rearing Treatment", values=c("blue","red"))+
    scale_color_manual(name="Rearing Treatment", values=c("blue","red"))+
    ylab(expression(bold(paste("P:R")))) +
    #scale_y_continuous(limits=c(-0.03, 0.005), labels = scales::number_format(accuracy = 0.01, decimal.mark = '.'))+
    theme_classic() + 
    theme(
      legend.position="right",
      axis.title=element_text(face="bold", size=16),
      axis.text=element_text(size=12, color="black"), 
      legend.title=element_text(face="bold", size=14), 
      legend.text=element_text(size=12)
      ); pr_plot_size_2
## ---- chunk 49
full_fig_size<-plot_grid(r_plot_size, p_plot_size, gp_size_plot, pr_size_plot, ncol=4, nrow=1, rel_heights= c(1,1,1,1), rel_widths = c(1,1,1,1.4), label_y=1, align="h", labels=c("A", "B", "C", "D"), label_size=18)

ggsave(filename="Mcap2021/Figures/Respiration/respirometry_size_fig.png", plot=full_fig_size, dpi=500, width=18, height=6, units="in")
